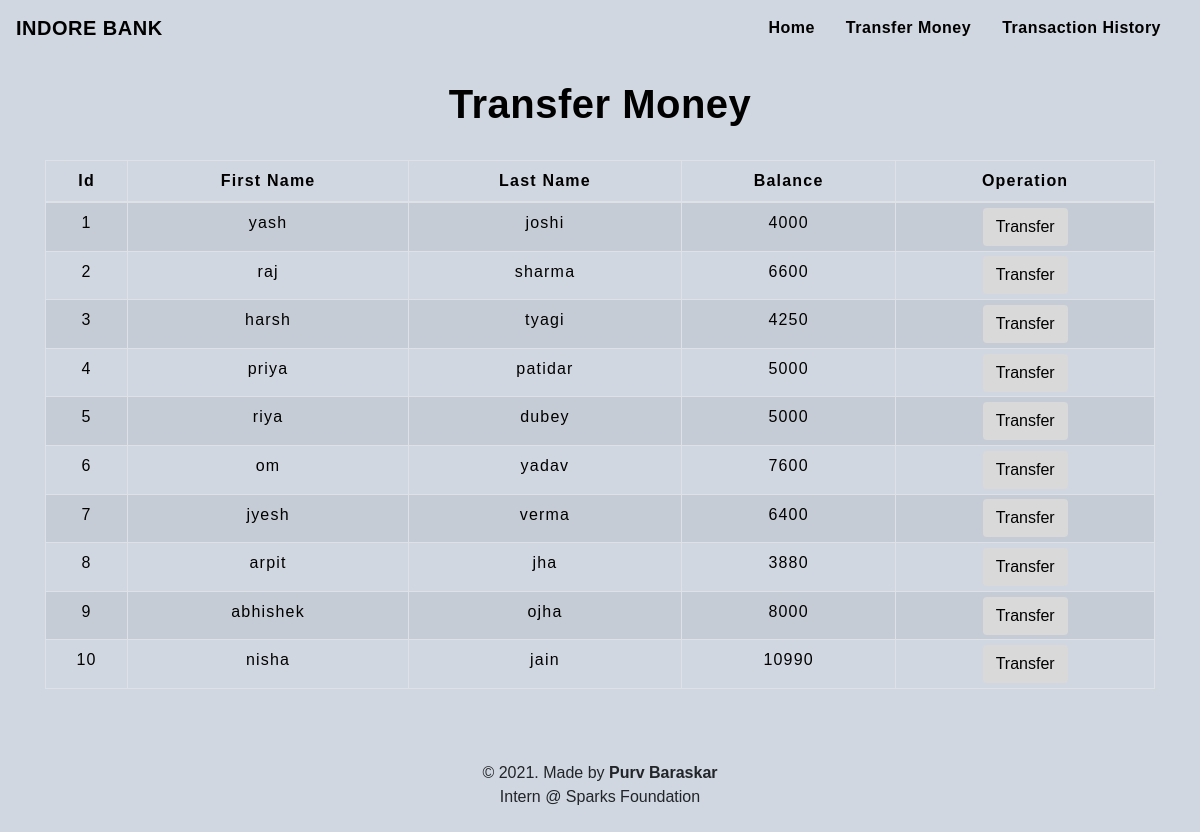
The app's page /transfermoney.php with its own data.
### tables this page shows
CREATE TABLE `users` (
  `id` int(5) NOT NULL,
  `first name` varchar(10) NOT NULL,
  `last name` varchar(10) NOT NULL,
  `balance` int(10) NOT NULL
);

### transfermoney.php (the view, shortened to what this page needs)
<!DOCTYPE html>
<html lang="en">
<head>
    <link rel="stylesheet" href="https://maxcdn.bootstrapcdn.com/bootstrap/4.0.0/css/bootstrap.min.css">
    <link rel="stylesheet" type="text/css" href="css/table.css">
    <link rel="stylesheet" type="text/css" href="css/navbar.css">
</head>
<body style="background-color :#D1D7E0 ;">
<?php
 include 'config.php';
 $sql = "SELECT * FROM users";
 $result = mysqli_query($conn,$sql);
?>
<?php
 include 'navbar.php';
?>
<div class="container">
        <h2 class="text-center pt-4" style="color : black;"><b>Transfer Money</b></h2>
        <br>
            <div class="row">
                <div class="col">
                    <div class="table-responsive-sm">
                    <table class="table table-hover table-sm table-striped table-condensed table-bordered" style="border-color:black;">
                        <thead style="color : black;">
                            <tr>
                            <th scope="col" class="text-center py-2">Id</th>
                            <th scope="col" class="text-center py-2">First Name</th>
                            <th scope="col" class="text-center py-2">Last Name</th>
                            <th scope="col" class="text-center py-2">Balance</th>
                            <th scope="col" class="text-center py-2">Operation</th>
                            </tr>
                        </thead>
                        <tbody>
                <?php
                    while($rows=mysqli_fetch_assoc($result)){
                ?>
                    <tr style="color : black;">
                        <td class="py-2"><?php echo $rows['id'] ?></td>
                        <td class="py-2"><?php echo $rows['first name']?></td>
                        <td class="py-2"><?php echo $rows['last name']?></td>
                        <td class="py-2"><?php echo $rows['balance']?></td>
                        <td><a href="selecteduserdetail.php?id= <?php echo $rows['id'] ;?>"> <button type="button" class="btn" style="background-color : neon;">Transfer</button></a></td>
                    </tr>
                <?php
                    }
                ?>
                        </tbody>
                    </table>
                    </div>
                </div>
            </div>
         </div>
         <footer class="text-center mt-5 py-2">
            <p>&copy 2021. Made by <b>Purv Baraskar</b> <br> Intern @ Sparks Foundation</p>
        </footer>
</body>
</html>

### table.css (style rules this page uses)
* { padding: 0; margin: 0; box-sizing: border-box; font-family: sans-serif; }
h2 { font-size: 40px; }
table { letter-spacing: 1.2px; }
td { text-align: center; }
button { border:none; background: #d9d9d9; transition: 1s; }

### navbar.css (style rules this page uses)
h2 { color: #4C4B4B; letter-spacing: 0.5px; font-family: raleway; }

### transfermoney.php (style rules this page uses)
button { transition: 1.5s; }

### records on screen
users: id "1", first name "yash", last name "joshi", balance "4000"
users: id "2", first name "raj", last name "sharma", balance "6600"
users: id "3", first name "harsh", last name "tyagi", balance "4250"
users: id "4", first name "priya", last name "patidar", balance "5000"
users: id "5", first name "riya", last name "dubey", balance "5000"
users: id "6", first name "om", last name "yadav", balance "7600"
users: id "7", first name "jyesh", last name "verma", balance "6400"
users: id "8", first name "arpit", last name "jha", balance "3880"
users: id "9", first name "abhishek", last name "ojha", balance "8000"
users: id "10", first name "nisha", last name "jain", balance "10990"
